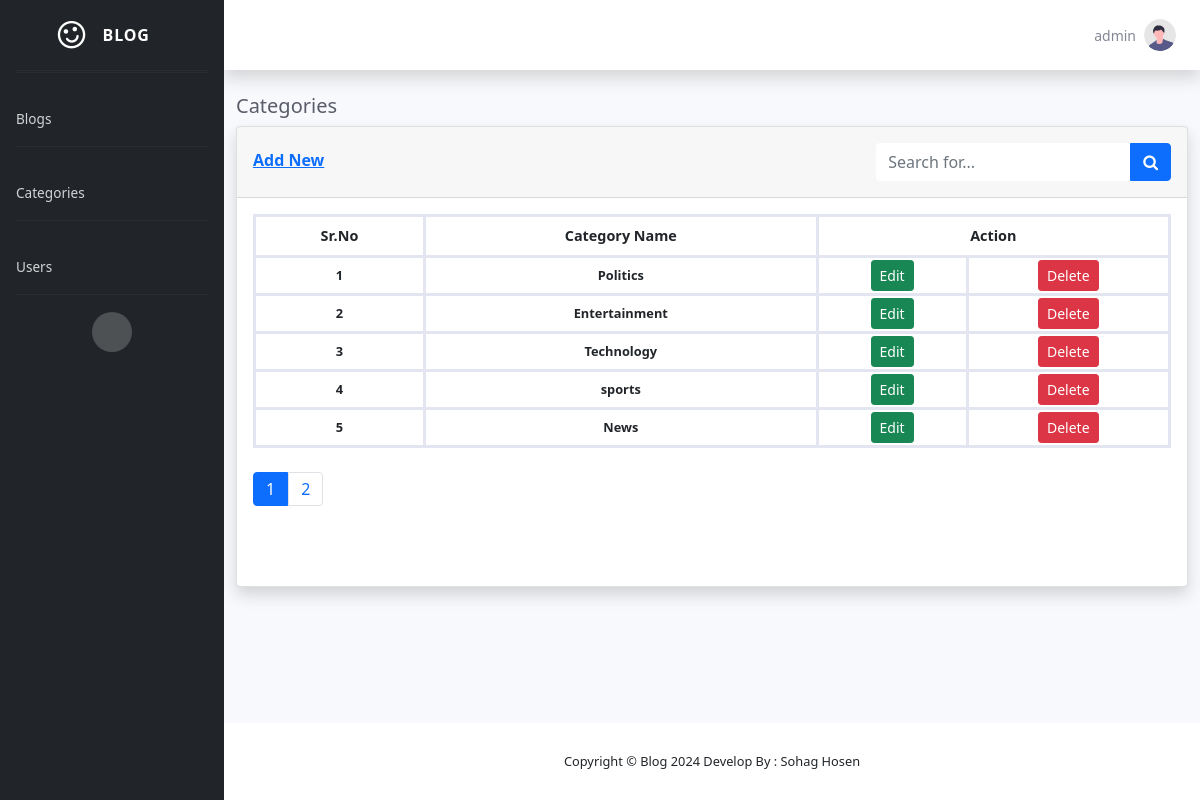
/admin/categories.php (signed in), run on the app's committed database.
### tables this page shows
CREATE TABLE `categories` (
  `cat_id` int(11) NOT NULL,
  `cat_name` varchar(255) NOT NULL
);

### admin/categories.php (the view, shortened to what this page needs)
<?php include 'header.php';
if (!isset($_GET['page'])){
   $page = 1;
}else{
   $page = $_GET['page'];
}
$limit = 5;
$offset = ($page-1)*$limit;
?>
   <div class="container-fluid">
      <h5 class="mb-2 text-gray-800">Categories</h5>
      <div class="card shadow">
         <div class="card-header py-3 d-flex justify-content-between">
            <div>
               <a href="add_cat.php">
                  <h6 class="font-weight-bold text-primary mt-2">Add New</h6>
               </a>
            </div>
            <div>
               <form class="navbar-search">
                  <div class="input-group">
                     <input type="text" class="form-control bg-white border-0 small" placeholder="Search for...">
                     <div class="input-group-append">
                        <button class="btn btn-primary" type="button"> <i class="fa fa-search"></i> </button>
                     </div>
                  </div>
               </form>
            </div>
         </div>
         <div class="card-body">
            <div class="table-responsive">
               <table class="table table-bordered" id="dataTable" width="100%" cellspacing="0">
                  <thead>
                     <tr>
                        <th>Sr.No</th>
                        <th>Category Name</th>
                        <th colspan="2">Action</th>
                     </tr>
                  </thead>
                  <tbody>
                     <?php
                        $sql = "SELECT * FROM categories limit $offset,$limit";
                        $query = mysqli_query($con, $sql);
                        $rows = mysqli_num_rows($query);
                        if ($rows) {
                           while ($row = mysqli_fetch_assoc($query)) {
                              ?>
                              <tr>
                                 <td><?= ++$offset ?></td>
                                 <td><?= $row['cat_name'] ?></td>
                                 <td>
                                    <a href="edit_cat.php?id=<?= $row['cat_id'] ?>" class="btn btn-sm btn-success">Edit</a>
                                 </td>
                                 <td>
                                    <form action="" method="POST" onsubmit=" return confirm('Are you sure you want to delete?')">
                                       <input type="submit" name="deleteCat" value="Delete" class="btn btn-sm btn-danger">
                                    </form>
                                 </td>
                              </tr>
                              <?php
                           }
                        }else{
                           ?>
                              <tr>
                                 <td colspan="4">No Record Found!</td>
                              </tr>
                           <?php
                        }
                     ?>
                  </tbody>
               </table>
               <?php
               $pagination = "SELECT * FROM categories";
               $run_q = mysqli_query($con, $pagination);
               $total_post = mysqli_num_rows($run_q);
               $pages = ceil($total_post / $limit);
               if($total_post > $limit) {
               ?>
               <ul class="pagination pt-2 pb-5">
                  <?php for ($i=1; $i <= $pages; $i++) { ?>
                  <li class="page-item <?= ($i == $page) ? $active='active':'';?>">
                     <a href="categories.php?page=<?= $i ?>" class="page-link"><?= $i ?></a>
                  </li>
                  <?php } ?>
               </ul>
               <?php } ?>
            </div>
         </div>
      </div>
   </div>
</div>
<?php include 'footer.php';
?>

### data on the page
categories: cat_name "Politics"
categories: cat_name "Entertainment"
categories: cat_name "Technology"
categories: cat_name "sports"
categories: cat_name "News"

### other printed values
$user_data "admin"
